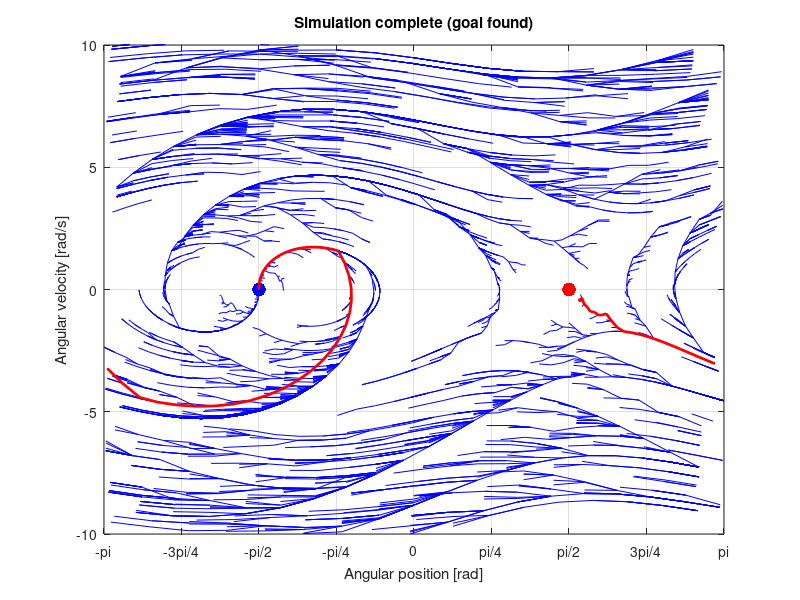

The MATLAB script that drew this image:
function control = RRT_pend
%#codegen
% Computes the sequence of control actions needed for the swing up of
% a simple pendulum using a Rapidly Exploring Random Tree.
% The tree will grow from the initial state and span the phase space area,
% looking for the goal point/state (indicated by the red marker).
% If the goal state was located, a red line traces back the sequence of states used
% to reach the goal state.

	% pendulum parameters
	m = 1;		% mass
	g = 9.8;	% acceleration due to gravity
	l = 1;	    % length of pendulum link
	b = 0.1;	% damping factor
	theta_0 = -pi/2;    % initial angular position
	
	assignin('base', 'm', m);	% save variables into workspace
	assignin('base', 'g', g);
	assignin('base', 'l', l);
	assignin('base', 'b', b);
	assignin('base', 'theta_0', theta_0);
	
	x0 = [-pi/2; 0];	% initial state; angle position measured from x-axis
	xG = [pi/2; 0];		% goal state

	xlimits = [-pi,pi; -10,10];	% state limits
	
	U = linspace(-5,5,20);		% range of control torques that can be used
	
	dt = 0.04;			% time interval between application of subsequent control torques
	assignin('base', 'dt', dt);
	
	N = 10000;	% maximum number of iterations

	% pre-allocating memory
	G = repmat(x0,1,N);		% stores a graph of states in RRT
	P = ones(1,N);			% stores index of parent states
	Ui = ones(1,N);			% stores index of control actions in U
	u_path = ones(1,1000);  % stores sequence of control actions (solution to problem)
	xbi = 1;                % index used for traceback
	xn_c = repmat([1;1],1,length(U));   % stores temporary achievable states from a particular vertex

	% setup plot
	figure(1);
	hold off;
	plot(x0(1),x0(2),'b.','MarkerSize',30);	% initial state in blue
	hold on;
	plot(xG(1),xG(2),'r.','MarkerSize',30);	% goal state in red
	grid on;

	axis([xlimits(1,:),xlimits(2,:)]);
	xlabel('Angular position [rad]');
	ylabel('Angular velocity [rad/s]');
	
	set(gca,'XTick',-pi:pi/4:pi,'XTickLabel',{'-pi','-3pi/4','-pi/2','-pi/4','0','pi/4','pi/2','3pi/4','pi'});
	
%    f = getframe;
%    [im,map] = rgb2ind(f.cdata,32);
%    iter = 1;
	
	% keep growing RRT util goal found or run out of iterations
	for n = 2:N
	
		% get random state
    	xn = rand(2,1).*(xlimits(:,2)-xlimits(:,1)) + xlimits(:,1);

		% find distances between that state point and every vertex in RRT
		dsq = euclidianDistSquare(xn,G(:,1:n));
		
		% select RRT vertex closest to the state point
		[~,i] = min(dsq);
		
		% from the closest RRT vertex, compute all the states that can be reached,
		% given the pendulum dynamics and available torques
		for ui = 1:length(U)
			xn_c(:,ui) = G(:,i) + dt*dynamics(G(:,i),U(ui));
		end
		
		% select the closest reachable state point
		dsq = euclidianDistSquare(xn,xn_c);
		[~,ui] = min(dsq);
		xn = xn_c(:,ui);
		
		% if angular position is greater than pi rads, wrap around
		temp = xn(1);
		if( (xn(1) > pi) || (xn(1) < -pi) )
        		xn(1) = mod(xn(1)+pi,2*pi)-pi;
        end
		
		% plot new RRT branch
		if(abs(xn(1)-temp) < pi)
			line([G(1,i),xn(1)],[G(2,i),xn(2)],'Color','b');
		end
		
		% link reachable state point to the nearest vertex in the tree
		G(:,n) = xn;
		P(n) = i;
		Ui(n) = ui;

		% for higher values of n, only update plot every 250 iteration (speeds up animation)
		if(mod(n,250)==1)
			drawnow;
%			f=getframe;
%            im(:,:,1,iter) = rgb2ind(f.cdata,map);
%            iter = iter+1;
		end

		% if the goal was reached, stop growing tree
		if((xn(1) <= xG(1)+0.1) && (xn(1) >= xG(1)-0.1))
		    if((xn(2) <= xG(2)+0.5) && (xn(2) >= xG(2)-0.5))			
			    break;
			end
		end
		
	end
	
	if(n == N)
		title('Simulation complete (goal not found; ran out of iterations)');
	else		% retrace steps from goal state to initial state
	    title('Simulation complete (goal found)');
	    n
        xbi = n;
        index = 1;

        % retrace control actions and solution trajectory
		% path displayed using red line
        while(xbi ~= 1)
	        xx = [G(1,xbi),G(1,P(xbi))];
	        if abs(xx(2)-xx(1))<pi
		        line([G(1,xbi),G(1,P(xbi))],[G(2,xbi),G(2,P(xbi))],'Color','r','LineWidth',2);
	        end
	
            u_path(index) = U( Ui(xbi) );
            index = index+1;
	        xbi = P(xbi);
        end
        
        index2 = 1;
       	u_path_final = ones(1,index-1);
        while(index > 1)
            u_path_final(index2) = u_path(index-1);
            index = index-1;
            index2 = index2+1;
        end
        
        control = [[0:dt:dt*length(u_path_final)-dt]',u_path_final'];

        drawnow;
%        f=getframe;
%        im(:,:,1,iter) = rgb2ind(f.cdata,map);
%        iter = iter+1;
	end
	
%    imwrite(im,map,'imagefile.gif','DelayTime',0,'LoopCount',inf);
end

function d = euclidianDistSquare(xs,X)
% compute the squares of the euclidian distance from xs to every point in X
	Y = repmat(xs,1,size(X,2));
	d = sum((X-Y).^2,1);
end

function xdot = dynamics(x,u)
	% pendulum parameters
	m = 1;		% mass
	g = 9.8;	% acceleration due to gravity
	l = 1;		% length of pendulum link
	I = m*l*l;	% rotational inertia
	b = 0.1;	% damping factor
	
	% pendulum state space equation
	xdot = [x(2,:); (u-m*g*l*sin((pi/2)-x(1,:))-b*x(2,:))./I];
end
